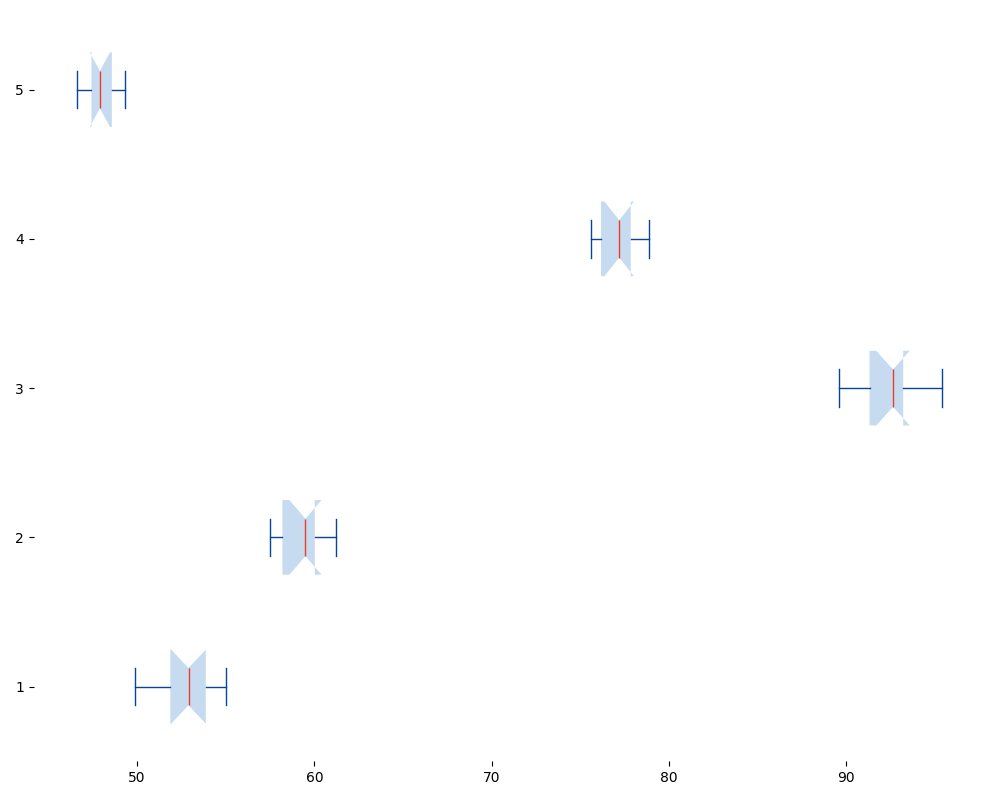

Write the Python code that produced this figure.
import matplotlib.pyplot as plt
import numpy as np

# Data for Vitamin C content in mg per 100 grams for each fruit type
oranges = [53.2, 50.5, 52.4, 55.0, 54.3, 51.7, 52.8, 49.9, 54.1, 53.0]
strawberries = [58.8, 59.4, 60.1, 57.5, 59.6, 58.0, 60.3, 61.2, 57.9, 59.8]
kiwis = [92.7, 93.0, 89.6, 95.4, 94.2, 91.1, 92.6, 90.8, 93.3, 92.0]
lemons = [77.0, 76.4, 78.2, 75.8, 77.7, 78.9, 76.1, 77.4, 75.6, 77.9]
pineapples = [47.8, 48.2, 47.0, 49.3, 46.6, 47.4, 48.7, 47.5, 48.0, 48.8]

data = [oranges, strawberries, kiwis, lemons, pineapples]

fig, ax = plt.subplots(figsize=(10, 8))

ax.boxplot(data, vert=False, patch_artist=True, notch=True,
           boxprops=dict(facecolor='#c6dbef', color='none'),
           whiskerprops=dict(color='#084594'),
           capprops=dict(color='#084594'),
           medianprops=dict(color='#ef3b2c'),
           flierprops=dict(marker='o', color='#ef3b2c', alpha=0.5))

for spine in ax.spines.values():
    spine.set_visible(False)

plt.tight_layout()

plt.show()
